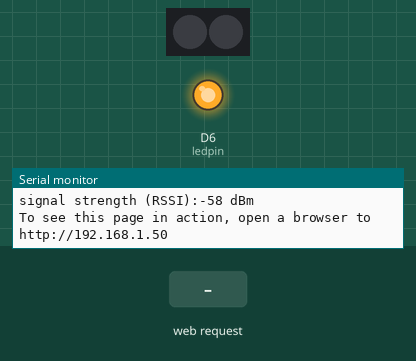
This sketch was run on a simulated Arduino MKR. On the bench: 2 RGB LEDs in strip order, left to right, output pins drawn as LEDs (lit = HIGH), the last lines printed to the serial monitor. The test bench sets the inputs (shaded band). Dim RGB values are drawn brighter than linear; WiFi joins after 1.5 s; servers stay silent unless stated.

Above: at 12.7 s.
12.8 s: HTTP request GET /neo received
At 13.2 s:
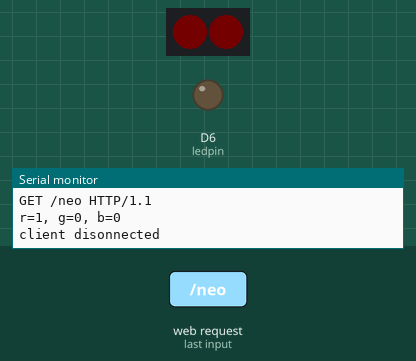
Timing chart, 0 to 15.8 s (numbered marks = the images above; inputs shaded):
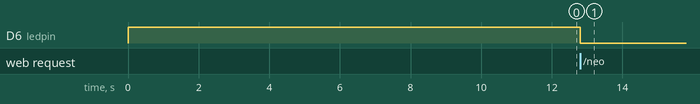

The sketch:

BlingBra.ino
```cpp
#include <WiFi101.h>
#include <WiFiClient.h>
#include <WiFiServer.h>
#include <WiFiSSLClient.h>
#include <WiFiUdp.h>

#include <Adafruit_NeoPixel.h>
#ifdef __AVR__
#include <avr/power.h>
#endif

#include <SPI.h>
#include <WiFi101.h>

// NeoPixel pin
#define PIN            4

#define NUMPIXELS      2

char ssid[] = "yourMobileDeviceAP_SSID";      //  your network SSID (name)
char pass[] = "yourMobileDeviceAP_password";   // your network password
int keyIndex = 0;                 // your network key Index number (needed only for WEP)
int ledpin = 6;
bool val = true;

Adafruit_NeoPixel pixels = Adafruit_NeoPixel(NUMPIXELS, PIN, NEO_GRB + NEO_KHZ800);
int status = WL_IDLE_STATUS;
WiFiServer server(80);

void setup() {
    Serial.begin(9600);      // initialize serial communication
    Serial.print("Start Serial ");
    pinMode(ledpin, OUTPUT);      // set the LED pin mode
    pixels.begin(); // This initializes the NeoPixel library.
    // Check for the presence of the shield
    Serial.print("WiFi101 shield: ");
    if (WiFi.status() == WL_NO_SHIELD) {
        Serial.println("NOT PRESENT");
        return; // don't continue
    }
    Serial.println("DETECTED");

    // attempt to connect to Wifi network:
    while ( status != WL_CONNECTED) {

        digitalWrite(ledpin, LOW);
        Serial.print("Attempting to connect to Network named: ");
        Serial.println(ssid);                   // print the network name (SSID);
        digitalWrite(ledpin, HIGH);
        // Connect to WPA/WPA2 network. Change this line if using open or WEP network:
        status = WiFi.begin(ssid, pass);
        // wait 10 seconds for connection:
        delay(10000);
    }
    server.begin();                           // start the web server on port 80
    printWifiStatus();                        // you're connected now, so print out the status
    digitalWrite(ledpin, HIGH);
}


void loop() {
    WiFiClient client = server.available();   // listen for incoming clients

    if (client) {                             // if you get a client,
        digitalWrite(ledpin, HIGH);
        Serial.println("new client");           // print a message out the serial port
        String currentLine = "";                // make a String to hold incoming data from the client
        while (client.connected()) {            // loop while the client's connected
            if (client.available()) {             // if there's bytes to read from the client,
                char c = client.read();             // read a byte, then
                Serial.write(c);                    // print it out the serial monitor
                if (c == '\n') {                    // if the byte is a newline character

                    // if the current line is blank, you got two newline characters in a row.
                    // that's the end of the client HTTP request, so send a response:
                    if (currentLine.length() != 0) {
                        if(currentLine.indexOf("GET") != -1){
                          if (currentLine.indexOf("/neo") != -1) {
                            sendStatus(currentLine,client);
                          }else {
                            sendPage(client);
                          }
                          break;
                        }

                    }
                    else {      // if you got a newline, then clear currentLine:
                        currentLine = "";
                    }
                }
                else if (c != '\r') {    // if you got anything else but a carriage return character,
                    currentLine += c;      // add it to the end of the currentLine
                }

            }
            else{
              break;
            }
        }
        // close the connection:
        client.stop();
        Serial.println("client disonnected");
        digitalWrite(ledpin, LOW);
    }
}

void sendStatus(String currentLine, WiFiClient client){
  Serial.println("processing the url params from :");
  Serial.println(currentLine);
  int r = currentLine.indexOf("/");
      r = currentLine.indexOf("/", r + 1);
  int g = currentLine.indexOf("/", r + 1);
  int b = currentLine.indexOf("/", g + 1);
  int e = currentLine.indexOf(" ", b + 1);
  r = currentLine.substring(r + 1, g).toInt();
  g = currentLine.substring(g + 1, b).toInt();
  b = currentLine.substring(b + 1, e).toInt();

  Serial.println("r=" + String(r) + ", g=" + String(g) + ", b=" + String(b));

  for(int i=0;i<NUMPIXELS;i++){
      // pixels.Color takes RGB values, from 0,0,0 up to 255,255,255
      pixels.setPixelColor(i, pixels.Color(r,g,b));
      pixels.show(); // This sends the updated pixel color to the hardware.
  }
    // HTTP headers always start with a response code (e.g. HTTP/1.1 200 OK)
  // and a content-type so the client knows what's coming, then a blank line:
  client.println("HTTP/1.1 201 OK");
  client.println("Content-type:application/json");
  client.println("Connection: close");
  client.println();
    // the content of the HTTP response follows the header:
  client.print("{NeoPixelsStatus:updated,r:"+String(r)+",g:"+String(g)+",b:"+String(b)+"}");
  client.println();
}
void sendPage(WiFiClient client){
  Serial.println("Sending Main Page");
  // HTTP headers always start with a response code (e.g. HTTP/1.1 200 OK)
  // and a content-type so the client knows what's coming, then a blank line:
  client.println("HTTP/1.1 200 OK");
  client.println("Content-type:text/html");
  client.println("Connection: close");
  client.println();

  // the content of the HTTP response follows the header:
client.print("<!DOCTYPE html>\n");
client.print("<html>\n");
client.print("<head>\n");
client.print("  <meta name=\"viewport\" content=\"width=device-width, initial-scale=1\">\n");
client.print("  <link href=\"http://code.jquery.com/mobile/1.3.2/jquery.mobile-1.3.2.min.css\" rel=\"stylesheet\" type=\"text/css\" />\n");
client.print("  <script src=\"http://code.jquery.com/jquery-1.9.1.min.js\"></script>\n");
client.print("  <script src=\"http://code.jquery.com/mobile/1.3.2/jquery.mobile-1.3.2.min.js\"></script>\n");
client.print("  <script src=\"http://jscolor.com/release/2.0/jscolor-2.0.4/jscolor.js\"></script>\n");
client.print("  <meta charset=utf-8 />\n");
client.print("  <title>Neo Bling Bra</title>\n");
client.print("  <script>\n");
client.print("\n");
client.print("    $(document).bind('pageinit', function() {\n");
client.print("      $(\"#neocolor\").on(\"change\", function() {\n");
client.print("        var hex = $.trim($(\"#neocolor\").val());\n");
client.print("        var rgburl = \"neo/\"+parseInt(hex.substring(0, 2), 16)+\"/\"+parseInt(hex.substring(2, 4), 16)+\"/\"+parseInt(hex.substring(4, 6), 16);\n");
client.print("        $.get(rgburl, function(data, status){\n");
client.print("          alert(\"Data: \" + data + \"Status: \" + status);\n");
client.print("        });\n");
client.print("        $(\"#footerH3 span\").text( rgburl );\n");
client.print("      });\n");
client.print("    });\n");
client.print("  </script>\n");
client.print("</head>\n");
client.print("<body>\n");
client.print("<div data-role=\"page\">\n");
client.print("  <div data-role=\"header\"><h1>Neo Bling Bra</h1></div>\n");
client.print("  <div data-role=\"content\">\n");
client.print("    <input class=\"jscolor\" id=\"neocolor\" value=\"99CC00\" />\n");
client.print("  </div>\n");
client.print("  <div data-role=\"footer\">\n");
client.print("    <h3 id=\"footerH3\" >Push color <span></span> to the Bra</h3>\n");
client.print("  </div>\n");
client.print("</div>\n");
client.print("</body>\n");
client.print("</html>\n");


  // The HTTP response ends with another blank line:
  client.println();
  // break out of the while loop:
}
void printWifiStatus() {
    // print the SSID of the network you're attached to:
    Serial.print("SSID: ");
    Serial.println(WiFi.SSID());

    // print your WiFi shield's IP address:
    IPAddress ip = WiFi.localIP();
    Serial.print("IP Address: ");
    Serial.println(ip);

    // print the received signal strength:
    long rssi = WiFi.RSSI();
    Serial.print("signal strength (RSSI):");
    Serial.print(rssi);
    Serial.println(" dBm");
    // print where to go in a browser:
    Serial.print("To see this page in action, open a browser to http://");
    Serial.println(ip);
}
```

Measured:
- after the input at 12.8 s, D6 (ledpin): HIGH → LOW at once
